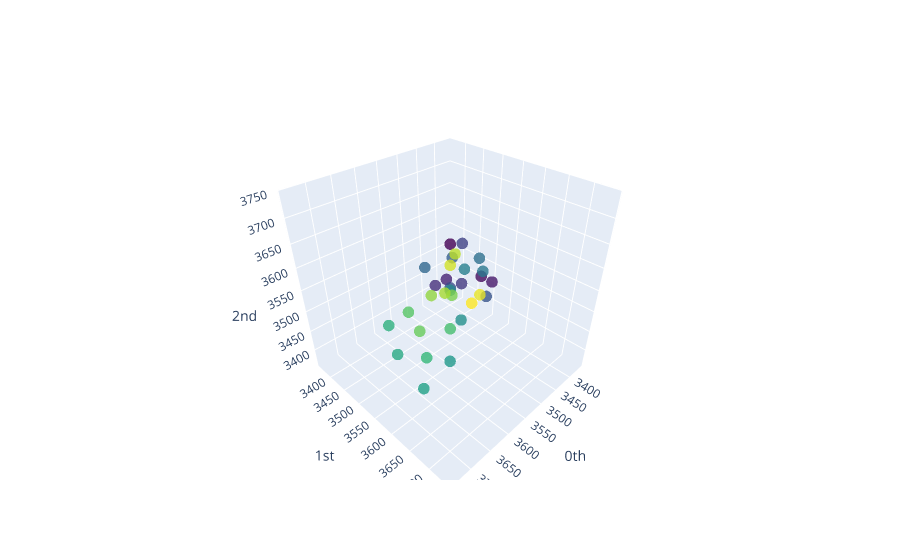

Write notebook code for a chart like this one.
### Markdown cell above
Now that we have our point clouds, let's visualise one of them:

### Code cell
window_num = 42
point_cloud = price_embedded_windows[window_num][:, :3]
plot_point_cloud(point_cloud)

### Figure 1 — Plotly figure (JSON) as saved in the notebook; plotly's stock layout.template omitted (floating-point values rounded to 4 significant figures)
{"data": [{"marker": {"color": [0, 1, 2, 3, 4, 5, 6, 7, 8, 9, 10, 11, 12, 13, 14, 15, 16, 17, 18, 19, 20, 21, 22, 23, 24, 25, 26, 27, 28, 29, 30], "colorscale": [[0, "#440154"], [0.1111, "#482878"], [0.2222, "#3e4989"], [0.3333, "#31688e"], [0.4444, "#26828e"], [0.5556, "#1f9e89"], [0.6667, "#35b779"], [0.7778, "#6ece58"], [0.8889, "#b5de2b"], [1, "#fde725"]], "opacity": 0.8, "size": 4}, "mode": "markers", "type": "scatter3d", "x": [3540.0, 3540.0, 3540.0, 3616.0, 3641.0, 3608.0, 3608.0, 3633.0, 3633.0, 3633.0, 3707.0, 3638.0, 3659.0, 3695.0, 3720.0, 3720.0, 3720.0, 3739.0, 3720.0, 3683.0, 3598.0, 3530.0, 3530.0, 3530.0, 3395.0, 3432.0, 3401.0, 3366.0, 3382.0, 3382.0, 3382.0], "y": [3540.0, 3616.0, 3641.0, 3608.0, 3608.0, 3633.0, 3633.0, 3633.0, 3707.0, 3638.0, 3659.0, 3695.0, 3720.0, 3720.0, 3720.0, 3739.0, 3720.0, 3683.0, 3598.0, 3530.0, 3530.0, 3530.0, 3395.0, 3432.0, 3401.0, 3366.0, 3382.0, 3382.0, 3382.0, 3481.0, 3456.0], "z": [3641.0, 3608.0, 3608.0, 3633.0, 3633.0, 3633.0, 3707.0, 3638.0, 3659.0, 3695.0, 3720.0, 3720.0, 3720.0, 3739.0, 3720.0, 3683.0, 3598.0, 3530.0, 3530.0, 3530.0, 3395.0, 3432.0, 3401.0, 3366.0, 3382.0, 3382.0, 3382.0, 3481.0, 3456.0, 3418.0, 3380.0]}], "layout": {"scene": {"xaxis": {"exponentformat": "e", "showexponent": "all", "title": {"text": "0th"}, "type": "linear"}, "yaxis": {"exponentformat": "e", "showexponent": "all", "title": {"text": "1st"}, "type": "linear"}, "zaxis": {"exponentformat": "e", "showexponent": "all", "title": {"text": "2nd"}, "type": "linear"}}}}
